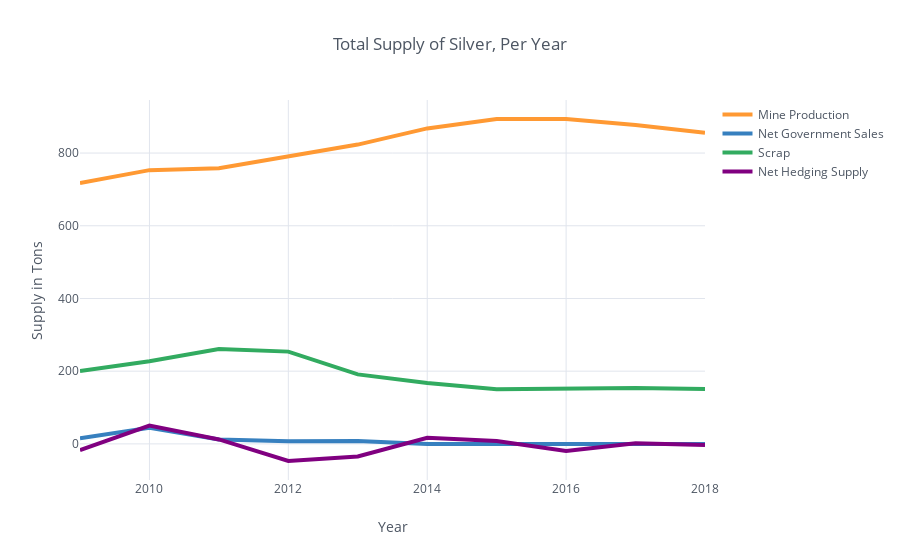

The notebook cell this image was saved under:
### Code cell
supply[['Mine Production','Net Government Sales','Scrap', 'Net Hedging Supply']]\
.iplot(kind='line', xTitle='Year', 
                  yTitle='Supply in Tons', 
       title='Total Supply of Silver, Per Year', width=4)

### Figure 1 — Plotly figure (JSON) as saved in the notebook; plotly's stock layout.template omitted (floating-point values rounded to 4 significant figures)
{"data": [{"line": {"color": "rgba(255, 153, 51, 1.0)", "dash": "solid", "shape": "linear", "width": 4}, "mode": "lines", "name": "Mine Production", "text": "", "type": "scatter", "uid": "cc9b40a7-5698-4765-83cb-6b8acec15c97", "x": [2009, 2010, 2011, 2012, 2013, 2014, 2015, 2016, 2017, 2018], "y": [717.3, 753, 758.3, 791.7, 823.3, 867.8, 893.7, 893.4, 876.9, 855.7]}, {"line": {"color": "rgba(55, 128, 191, 1.0)", "dash": "solid", "shape": "linear", "width": 4}, "mode": "lines", "name": "Net Government Sales", "text": "", "type": "scatter", "uid": "56a8897d-2227-4588-a22f-ad0abfc7166e", "x": [2009, 2010, 2011, 2012, 2013, 2014, 2015, 2016, 2017, 2018], "y": [15.6, 44.2, 12, 7.4, 7.9, 0, 0, 0, 0, 0]}, {"line": {"color": "rgba(50, 171, 96, 1.0)", "dash": "solid", "shape": "linear", "width": 4}, "mode": "lines", "name": "Scrap", "text": "", "type": "scatter", "uid": "86defbe1-2b08-4d45-a78a-7a7ca89d90e6", "x": [2009, 2010, 2011, 2012, 2013, 2014, 2015, 2016, 2017, 2018], "y": [200.6, 227.2, 261.2, 253.8, 191.2, 167.4, 150.2, 151.8, 153.8, 151.3]}, {"line": {"color": "rgba(128, 0, 128, 1.0)", "dash": "solid", "shape": "linear", "width": 4}, "mode": "lines", "name": "Net Hedging Supply", "text": "", "type": "scatter", "uid": "54f125aa-37b0-4641-8f21-dc6f71322a19", "x": [2009, 2010, 2011, 2012, 2013, 2014, 2015, 2016, 2017, 2018], "y": [-17.4, 50.4, 12.2, -47.1, -34.8, 16.8, 7.8, -19.4, 1.9, -2.8]}], "layout": {"legend": {"bgcolor": "#FFFFFF", "font": {"color": "#4D5663"}}, "paper_bgcolor": "#FFFFFF", "plot_bgcolor": "#FFFFFF", "title": "Total Supply of Silver, Per Year", "titlefont": {"color": "#4D5663"}, "xaxis": {"gridcolor": "#E1E5ED", "showgrid": true, "tickfont": {"color": "#4D5663"}, "title": "Year", "titlefont": {"color": "#4D5663"}, "zerolinecolor": "#E1E5ED"}, "yaxis": {"gridcolor": "#E1E5ED", "showgrid": true, "tickfont": {"color": "#4D5663"}, "title": "Supply in Tons", "titlefont": {"color": "#4D5663"}, "zerolinecolor": "#E1E5ED"}}}
